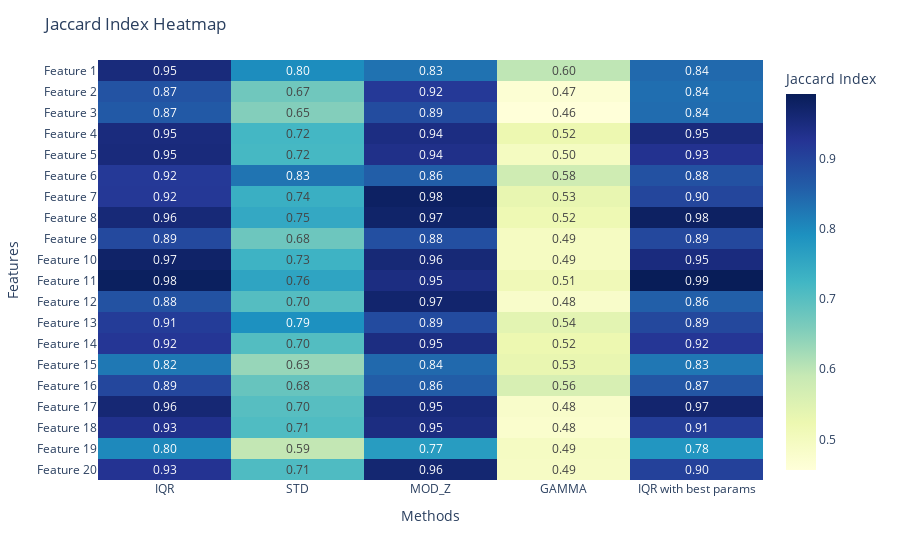

The notebook cell saved with this chart:
### Code cell
fig = px.imshow(df_jaccard, 
                text_auto=".2f",  
                color_continuous_scale="YlGnBu", 
                labels=dict(color="Jaccard Index")) 

fig.update_layout(
    title="Jaccard Index Heatmap",
    xaxis_title="Methods",
    yaxis_title="Features",
    yaxis=dict(tickmode='array', tickvals=list(range(len(df_jaccard))), ticktext=[f'Feature {i+1}' for i in range(len(df_jaccard))])
)


fig.show()

### Figure 1 — Plotly figure (JSON) as saved in the notebook; plotly's stock layout.template omitted (floating-point values rounded to 4 significant figures)
{"data": [{"coloraxis": "coloraxis", "hovertemplate": "x: %{x}<br>y: %{y}<br>Jaccard Index: %{z}<extra></extra>", "name": "0", "texttemplate": "%{z:.2f}", "type": "heatmap", "x": ["IQR", "STD", "MOD_Z", "GAMMA", "IQR with best params"], "xaxis": "x", "y": [0, 1, 2, 3, 4, 5, 6, 7, 8, 9, 10, 11, 12, 13, 14, 15, 16, 17, 18, 19], "yaxis": "y", "z": [[0.952, 0.7967, 0.8317, 0.5973, 0.8427], [0.8748, 0.6735, 0.916, 0.4661, 0.8366], [0.865, 0.6536, 0.8866, 0.4565, 0.8394], [0.9504, 0.7211, 0.9446, 0.5229, 0.951], [0.9528, 0.7187, 0.937, 0.4959, 0.9294], [0.9162, 0.8288, 0.8576, 0.5755, 0.8792], [0.9188, 0.7366, 0.9789, 0.5318, 0.8964], [0.9565, 0.7487, 0.9721, 0.5179, 0.9802], [0.8919, 0.6767, 0.8824, 0.4944, 0.8932], [0.9735, 0.7294, 0.9576, 0.4944, 0.9496], [0.9836, 0.7572, 0.9458, 0.5119, 0.9915], [0.8774, 0.7023, 0.9684, 0.4816, 0.8561], [0.9113, 0.7908, 0.8877, 0.5402, 0.893], [0.9211, 0.7041, 0.9457, 0.5235, 0.922], [0.8233, 0.6348, 0.8428, 0.5312, 0.8252], [0.8939, 0.6826, 0.8594, 0.5618, 0.8705], [0.9601, 0.7, 0.9541, 0.4819, 0.967], [0.9327, 0.7075, 0.9457, 0.4758, 0.9102], [0.8015, 0.5942, 0.7701, 0.493, 0.7825], [0.9264, 0.7092, 0.9634, 0.4901, 0.904]]}], "layout": {"coloraxis": {"colorbar": {"title": {"text": "Jaccard Index"}}, "colorscale": [[0, "rgb(255,255,217)"], [0.125, "rgb(237,248,177)"], [0.25, "rgb(199,233,180)"], [0.375, "rgb(127,205,187)"], [0.5, "rgb(65,182,196)"], [0.625, "rgb(29,145,192)"], [0.75, "rgb(34,94,168)"], [0.875, "rgb(37,52,148)"], [1, "rgb(8,29,88)"]]}, "margin": {"t": 60}, "title": {"text": "Jaccard Index Heatmap"}, "xaxis": {"anchor": "y", "constrain": "domain", "domain": [0, 1], "scaleanchor": "y", "title": {"text": "Methods"}}, "yaxis": {"anchor": "x", "autorange": "reversed", "constrain": "domain", "domain": [0, 1], "tickmode": "array", "ticktext": ["Feature 1", "Feature 2", "Feature 3", "Feature 4", "Feature 5", "Feature 6", "Feature 7", "Feature 8", "Feature 9", "Feature 10", "Feature 11", "Feature 12", "Feature 13", "Feature 14", "Feature 15", "Feature 16", "Feature 17", "Feature 18", "Feature 19", "Feature 20"], "tickvals": [0, 1, 2, 3, 4, 5, 6, 7, 8, 9, 10, 11, 12, 13, 14, 15, 16, 17, 18, 19], "title": {"text": "Features"}}}}
